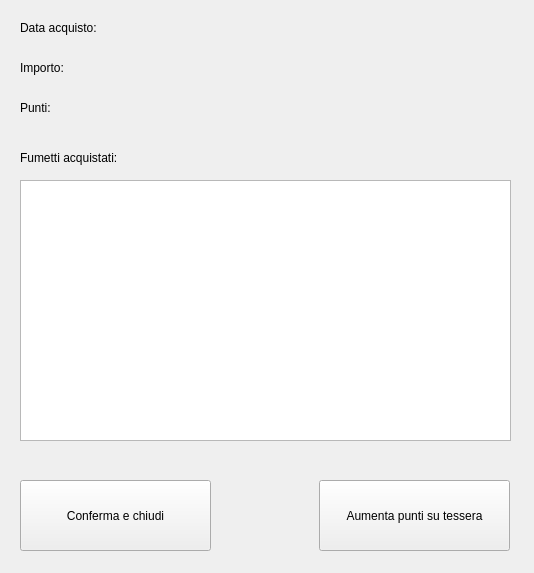
<?xml version="1.0" encoding="UTF-8"?>
<ui version="4.0">
 <class>Scontrino</class>
 <widget class="QWidget" name="Scontrino">
  <property name="geometry">
   <rect>
    <x>0</x>
    <y>0</y>
    <width>534</width>
    <height>573</height>
   </rect>
  </property>
  <property name="windowTitle">
   <string>Scontrino</string>
  </property>
  <widget class="QLabel" name="l_data">
   <property name="geometry">
    <rect>
     <x>20</x>
     <y>20</y>
     <width>501</width>
     <height>16</height>
    </rect>
   </property>
   <property name="text">
    <string>Data acquisto:</string>
   </property>
  </widget>
  <widget class="QLabel" name="l_importo">
   <property name="geometry">
    <rect>
     <x>20</x>
     <y>60</y>
     <width>501</width>
     <height>16</height>
    </rect>
   </property>
   <property name="text">
    <string>Importo:</string>
   </property>
  </widget>
  <widget class="QLabel" name="l_punti">
   <property name="geometry">
    <rect>
     <x>20</x>
     <y>100</y>
     <width>501</width>
     <height>16</height>
    </rect>
   </property>
   <property name="text">
    <string>Punti:</string>
   </property>
  </widget>
  <widget class="QLabel" name="label">
   <property name="geometry">
    <rect>
     <x>20</x>
     <y>150</y>
     <width>471</width>
     <height>16</height>
    </rect>
   </property>
   <property name="text">
    <string>Fumetti acquistati:</string>
   </property>
  </widget>
  <widget class="QListView" name="lista_fumetti">
   <property name="geometry">
    <rect>
     <x>20</x>
     <y>180</y>
     <width>491</width>
     <height>261</height>
    </rect>
   </property>
  </widget>
  <widget class="QPushButton" name="btn_conferma">
   <property name="geometry">
    <rect>
     <x>20</x>
     <y>480</y>
     <width>191</width>
     <height>71</height>
    </rect>
   </property>
   <property name="text">
    <string>Conferma e chiudi</string>
   </property>
  </widget>
  <widget class="QPushButton" name="btn_tessera">
   <property name="geometry">
    <rect>
     <x>319</x>
     <y>480</y>
     <width>191</width>
     <height>71</height>
    </rect>
   </property>
   <property name="text">
    <string>Aumenta punti su tessera</string>
   </property>
  </widget>
 </widget>
 <resources/>
 <connections/>
</ui>
